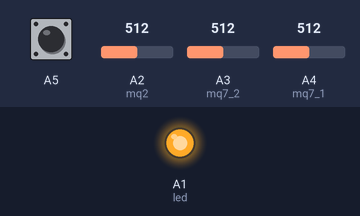
The sketch below on a simulated Arduino Uno, built with avr-gcc and run on an emulated ATmega328P. Shown: output pins drawn as LEDs (lit = HIGH). The test bench sets the inputs (shaded band); at power-on: A2 (mq2) = 512, A3 (mq7_2) = 512, A4 (mq7_1) = 512, A5 HIGH. The modem accepts every AT command (registered, SIM ready, sends succeed) and sends nothing else; what the sketch prints to the serial monitor is not drawn.

Above: at 5.8 s.
5.9 s: A2 (mq2) set to 992
8.9 s: A2 (mq2) set to 1013
10.4 s: A3 (mq7_2) set to 11
11.9 s: A3 (mq7_2) set to 8
13.4 s: A4 (mq7_1) set to 984
16.4 s: A4 (mq7_1) set to 1008
Timing chart, 0 to 18.9 s (numbered marks = the images above; inputs shaded):
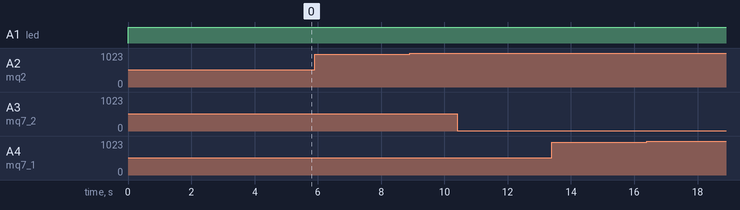

The sketch:

MQ7_MQ2_SIM900A.ino
```cpp
//CHƯƠNG TRÌNH GÔI ĐIỆN ĐẾN ĐIỆN THOẠI DÙNG MODULE SIM 900 MINI VERSION
//NGƯỜI VIẾT HUỲNH MINH PHÚ
#include <SoftwareSerial.h>
SoftwareSerial mySerial(2,3); // CHÂN TX NỐI VỚI CHÂN 3, CHÂN RX NỐI VỚI CHÂN 4
#define  led  A1
int solan=0;
//Đọc các cb:
#define mq7_1 A4
#define mq7_2 A3
#define mq2 A2
int gtmq7_1,gtmq7_2,gtmq2;
void setup()
{
  pinMode(A5, INPUT_PULLUP);
  pinMode(mq7_1,INPUT);
  pinMode(mq7_2,INPUT);
  pinMode(mq2,INPUT);
  pinMode(led,OUTPUT);
  Serial.begin(9600);
  mySerial.begin(9600);
    }
void loop()
{
  if(digitalRead(A5) == 0)
   digitalWrite(12, HIGH);
 else
   digitalWrite(12, LOW);
  gtmq7_1=analogRead(mq7_1);
  gtmq7_2=analogRead(mq7_2);
  gtmq2=analogRead(mq2);
  Serial.print("mq7_1   ");
  Serial.print("mq7_2   ");
  Serial.print("mq2");
  Serial.println();
  Serial.print(gtmq7_1);
  Serial.print("     ");
  Serial.print(gtmq7_2);
  Serial.print("     ");
  Serial.print(gtmq2);
  Serial.println();
  if(((gtmq7_1>200)||(gtmq7_2>200)||(gtmq2>200))&&(solan==0))
  {
    digitalWrite(led,HIGH);
     goidien();
  }
if((gtmq7_1<180)&&(gtmq7_2<180)&&(gtmq2<180))
{
      digitalWrite(led,LOW);
      solan=0;
  }
}

void goidien()
{
  mySerial.println("ATD+84964060702;"); // GỌI ĐẾN SỐ
  Serial.println("dang goi");
   solan=1;
  delay(5000);            // CHỜ 15S
  mySerial.println();

   }
```

Measured:
- after the input at 5.9 s, every drawn part: stays the same
- after the input at 8.9 s, every drawn part: stays the same
- after the input at 10.4 s, every drawn part: stays the same
- after the input at 11.9 s, every drawn part: stays the same
- after the input at 13.4 s, every drawn part: stays the same
- after the input at 16.4 s, every drawn part: stays the same
